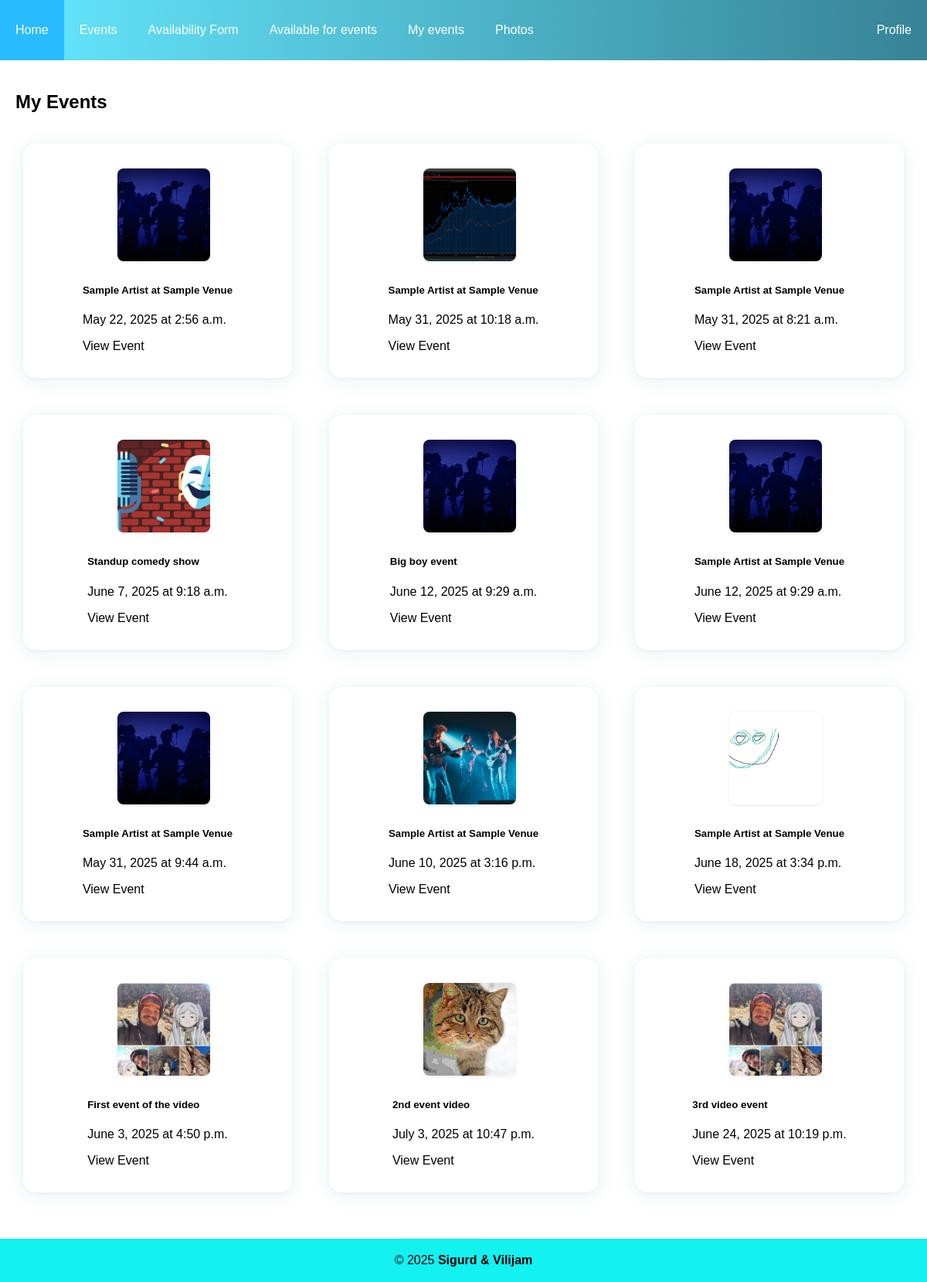
The app's page /myevents/ (signed in) with its own data.
### app/models.py (models this page shows, shortened)
class Events(models.Model):
    eventname = models.CharField(max_length=100)
    eventdate = models.DateField()
    eventtime = models.TimeField()
    location = models.ForeignKey(
        Location, on_delete=models.CASCADE, related_name="events"
    )
    eventdescription = models.TextField()
    eventimage = models.ImageField(
        upload_to="eventpics/", default="eventpics/default.png", null=True, blank=True
    )
    EventArtists = models.ManyToManyField(
        Artist, through="EventArtists", related_name="event_artists"
    )
    eventvenue = models.ForeignKey(
        Venue, on_delete=models.CASCADE, related_name="event_venue"
    )
    ticketsold = models.IntegerField(default=0)
    ticketprice = models.DecimalField(max_digits=5, decimal_places=2)
    genres = models.ManyToManyField(Genre, related_name="events")
    authorized_doormen = models.ManyToManyField(
        Doorman, related_name="events", blank=True
    )

### app/views.py (the view)
# urls.py: path('myevents/', views.myevents, name='myevents'),
@profile_required
@login_required
@role_required(["artist", "venue"])
def myevents(request):
    user = request.user
    events = []
    if user.role == "artist" and hasattr(user, "artist_user"):
        artist_events = Events.objects.filter(EventArtists=user.artist_user)
        events.extend(artist_events)
    if user.role == "venue" and hasattr(user, "venue_user"):
        venue_events = Events.objects.filter(eventvenue=user.venue_user)
        events.extend(venue_events)
    events = list(set(events))
    return render(request, "myevents.html", {"events": events})

### app/utils.py (called while the page is built)
def role_required(allowed_roles):
    def decorator(view_func):
        @wraps(view_func)
        def _wrapped_view(request, *args, **kwargs):
            if not request.user.is_authenticated:
                return HttpResponse(
                    "You must be logged in to access this page.", status=403
                )
            if request.user.role not in allowed_roles:
                return HttpResponse(
                    "You do not have permission to access this page.", status=403
                )
            return view_func(request, *args, **kwargs)
        return _wrapped_view
    return decorator

def profile_required(view_func):
    @wraps(view_func)
    def checkprofile(request, *args, **kwargs):
        user = request.user
        if not (
            hasattr(user, "fan_user")
            or hasattr(user, "artist_user")
            or hasattr(user, "venue_user")
            or hasattr(user, "doorman_user")
        ):
            return redirect("createprofile")
        return view_func(request, *args, **kwargs)
    return checkprofile

### templates/myevents.html
{% extends "base.html" %}
{% block content %}
<div class="container">
    <h2>My Events</h2>
    {% if events %}
    <div class="cards">
        {% for event in events %}
        <div class="col-md-4 mb-4">
            <div class="card">
                {% if event.eventimage %}
                <img src="{{ event.eventimage.url }}" class="card-img-top" alt="{{ event.eventname }}">
                {% endif %}
                <div class="card-body">
                    <h5 class="card-title">{{ event.eventname }}</h5>
                    <p class="card-text">{{ event.eventdate }} at {{ event.eventtime }}</p>
                    <a href="{% url 'event' event.id %}" class="btn btn-primary">View Event</a>
                </div>
            </div>
        </div>
        {% endfor %}
    </div>
    {% else %}
    <p>You don't have any events yet.</p>
    {% endif %}
</div>
{% endblock %}

### static/css/base.css (style rules this page uses)
body { font-family: Verdana, Geneva, Tahoma, sans-serif; background: linear-gradient(rgb(255, 255, 255), rgb(255, 255, 255)); margin: 0; }
.container { max-width: 1200px; margin: 0 auto; padding: 20px; }
.card { background: #fff; border: none; box-shadow: 0 4px 24px rgba(33, 134, 166, 0.10), 0 1.5px 6px rgba(0, 0, 0, 0.04); padding: 2rem 1.5rem; font-size: 1em; border-radius: 16px; transition: transform 0.15s, box-shadow 0.15s; margin: 0.5rem; width: 300px; display: flex; flex-direction: column; align-items: center; }
.card a { display: block; height: 100%; width: 100%; color: inherit; text-decoration: none; }
.card img { float: right; width: 120px; height: 120px; margin-left: 16px; margin-bottom: 8px; border-radius: 8px; box-shadow: 0 1px 4px rgba(0, 0, 0, 0.08); object-fit: cover; vertical-align: top; }
.cards { display: flex; flex-wrap: wrap; gap: 32px; justify-content: center; margin: 2rem auto; max-width: 1200px; }

### records on screen
Events: eventimage (placeholder picture), eventname "Sample Artist at Sample Venue", eventdate "May 22, 2025", eventtime "2:56 a.m."
Events: eventimage (picture), eventname "Sample Artist at Sample Venue", eventdate "May 31, 2025", eventtime "10:18 a.m."
Events: eventimage (placeholder picture), eventname "Sample Artist at Sample Venue", eventdate "May 31, 2025", eventtime "8:21 a.m."
Events: eventimage (picture), eventname "Standup comedy show", eventdate "June 7, 2025", eventtime "9:18 a.m."
Events: eventimage (placeholder picture), eventname "Big boy event", eventdate "June 12, 2025", eventtime "9:29 a.m."
Events: eventimage (placeholder picture), eventname "Sample Artist at Sample Venue", eventdate "June 12, 2025", eventtime "9:29 a.m."
Events: eventimage (placeholder picture), eventname "Sample Artist at Sample Venue", eventdate "May 31, 2025", eventtime "9:44 a.m."
Events: eventimage (picture), eventname "Sample Artist at Sample Venue", eventdate "June 10, 2025", eventtime "3:16 p.m."
Events: eventimage (picture), eventname "Sample Artist at Sample Venue", eventdate "June 18, 2025", eventtime "3:34 p.m."
Events: eventimage (picture), eventname "First event of the video", eventdate "June 3, 2025", eventtime "4:50 p.m."
Events: eventimage (picture), eventname "2nd event video", eventdate "July 3, 2025", eventtime "10:47 p.m."
Events: eventimage (picture), eventname "3rd video event", eventdate "June 24, 2025", eventtime "10:19 p.m."
